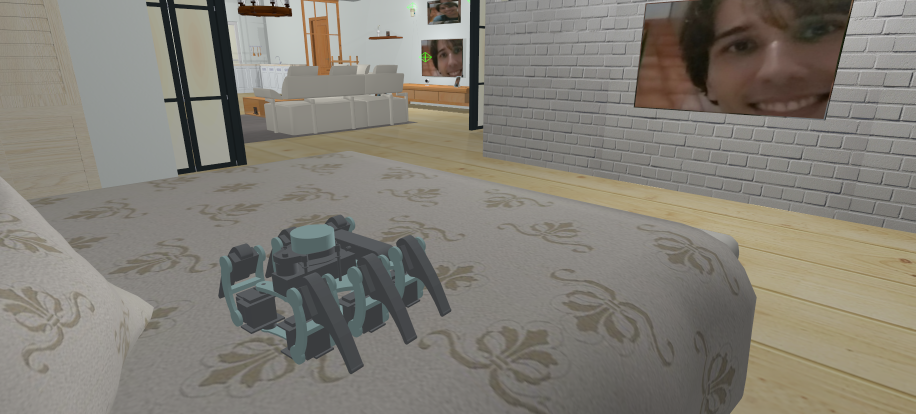
#> input picture images/deep_learning.png, 1831 x 828 px (shown at 1/2 size); its folder holds only this picture in this run
$ python -i replace_pngs.py   (imports and definitions only)
#> lines starting #> are read from the running program, lines starting #| are printed output that depends on the picture
import subprocess
import sys
import importlib
import threading


# [7 lines left out: function ensure_dependency, not called in this run]


# [1 line not run here, left out]

import gi

# [2 lines not run here, left out]
from gi.repository import Gtk, Gio, GLib, Adw

from pathlib import Path
from PIL import Image

SOURCE_IMAGE_NAME = "replacement.png"

SUPPORTED_EXTENSIONS = {
    ".png", ".jpg", ".jpeg", ".bmp", ".gif", ".tiff", ".tif", ".webp"
}

EXT_TO_FORMAT = {
    ".png": "PNG",
    ".jpg": "JPEG",
    ".jpeg": "JPEG",
    ".bmp": "BMP",
    ".gif": "GIF",
    ".tiff": "TIFF",
    ".tif": "TIFF",
    ".webp": "WEBP",
}

FORMATS_NEEDING_RGB = {"JPEG", "BMP"}


# [4 lines left out: function find_image_files, not called in this run]


def convert_and_save(source_img: "Image.Image", dest_path: Path):
    target_format = EXT_TO_FORMAT[dest_path.suffix.lower()]
    img = source_img

    if target_format in FORMATS_NEEDING_RGB and img.mode in ("RGBA", "P", "LA"):
        background = Image.new("RGB", img.size, (255, 255, 255))
        rgba = img.convert("RGBA")
        background.paste(rgba, mask=rgba.split()[-1])
        img = background
    elif target_format == "PNG" and img.mode == "P":
        img = img.convert("RGBA")
    elif target_format not in FORMATS_NEEDING_RGB and img.mode not in ("RGB", "RGBA", "P"):
        img = img.convert("RGBA")

    save_kwargs = {}
    if target_format == "JPEG":
        save_kwargs["quality"] = 95
    img.save(dest_path, format=target_format, **save_kwargs)


# [36 lines left out: function run_replacement, not called in this run]


class ImageReplacerWindow(Adw.ApplicationWindow):
    # [155 lines left out: functions __init__, _setup_folder_row, _bind_folder_row, _add_folder_paths, not called in this run]

    def on_add_folders_clicked(self, button):
        dialog = Gtk.FileDialog(title="Select one or more folders")
        dialog.select_multiple_folders(self, None, self._on_folders_selected)

    # [102 lines left out: functions _on_folders_selected, on_paste_paths_clicked, on_remove_selected_clicked, on_clear_folders_clicked, on_browse_source_clicked, _on_source_selected and 1 more, not called in this run]

    def _log_threadsafe(self, text):
        GLib.idle_add(self._log, text)

    # [33 lines left out: function on_run_clicked, not called in this run]

    def _on_run_finished(self):
        self.spinner.stop()
        self.run_btn.set_label("Run Replacement")


    # [4 lines left out: function _show_toast_or_alert, not called in this run]


class ImageReplacerApp(Adw.Application):
    def __init__(self):
        super().__init__(application_id="com.example.ImageReplacer")

    # [5 lines left out: function do_activate, not called in this run]


# [3 lines not run here, left out]

>>> import cv2
>>> picture = cv2.imread('images/deep_learning.png', cv2.IMREAD_GRAYSCALE)
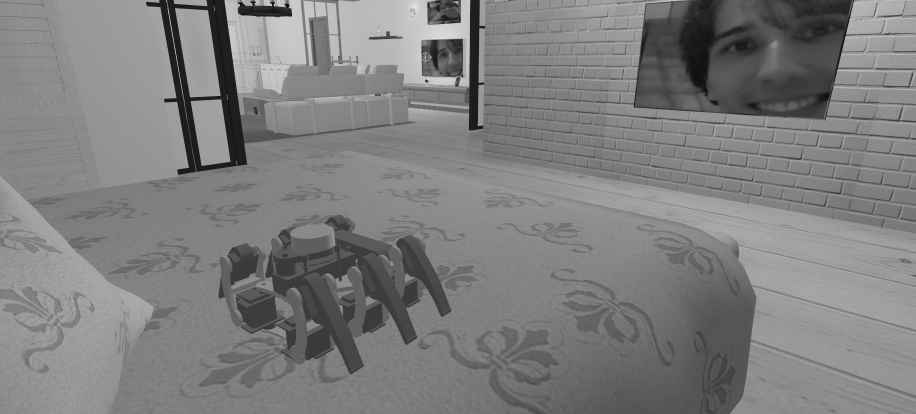
#> picture: shape (828, 1831) (shown at 1/2 size); min 8, max 248, mean 126.2
>>> result = convert_and_save(picture, 'out.png')
#> (the run stopped early here; a loop or call above may not have finished)
